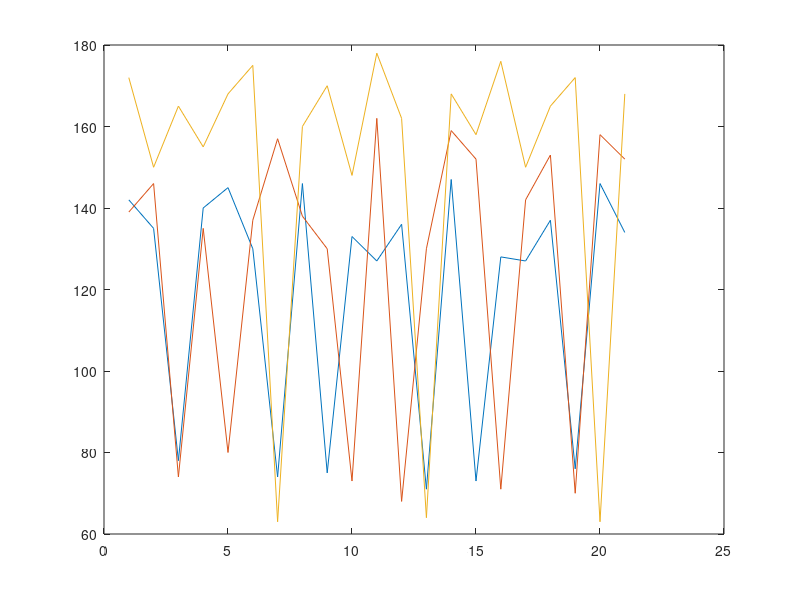

The MATLAB source for this figure: (Note: this script raises an error after producing the figure.)
xValues = [1:21]
yValues = [142, 135, 78, 140, 145, 130, 74, 146, 75, 133, 127, 136, 71, 147, 73, 128, 127, 137, 76, 146, 134;
            139, 146, 74, 135, 80, 137, 157, 138, 130, 73, 162, 68, 130, 159, 152, 71, 142, 153, 70, 158, 152; 
            172, 150, 165, 155, 168, 175, 63, 160, 170, 148, 178, 162, 64, 168, 158, 176, 150, 165, 172, 63, 168];
graph = plot(xValues, yValues)
graph(1).Color = "b";
graph(2).Color = 'g';
graph(3).Color = 'y';
xlabel("Day (1-21)")
ylabel("Post-Workout Heart Rate (bpm)")
title("Post-Workout Heart Rate for Each Athlete Each Day")
legend("Beginner", "Intermediate", "Advanced")
saveas(gcf, fullfile("..", "Results", "Figures", "HR_Trends.png"))
